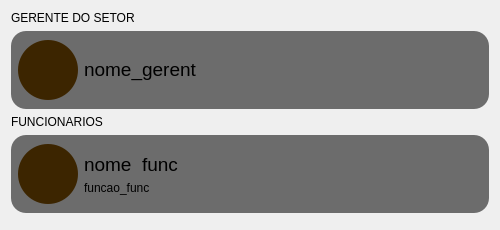
                          <widget class="QWidget" name="scrollAreaWidgetContents_3">
                           <property name="geometry">
                            <rect>
                             <x>0</x>
                             <y>0</y>
                             <width>496</width>
                             <height>230</height>
                            </rect>
                           </property>
                           <property name="maximumSize">
                            <size>
                             <width>515</width>
                             <height>16777215</height>
                            </size>
                           </property>
                           <layout class="QVBoxLayout" name="verticalLayout_54">
                            <item>
                             <widget class="QLabel" name="lbl_gerente">
                              <property name="cursor">
                               <cursorShape>ArrowCursor</cursorShape>
                              </property>
                              <property name="text">
                               <string>&lt;html&gt;&lt;head/&gt;&lt;body&gt;&lt;p&gt;GERENTE DO SETOR&lt;/p&gt;&lt;/body&gt;&lt;/html&gt;</string>
                              </property>
                             </widget>
                            </item>
                            <item>
                             <widget class="QWidget" name="template_gerente_setor" native="true">
                              <property name="sizePolicy">
                               <sizepolicy hsizetype="Fixed" vsizetype="Fixed">
                                <horstretch>0</horstretch>
                                <verstretch>0</verstretch>
                               </sizepolicy>
                              </property>
                              <property name="minimumSize">
                               <size>
                                <width>478</width>
                                <height>78</height>
                               </size>
                              </property>
                              <property name="cursor">
                               <cursorShape>PointingHandCursor</cursorShape>
                              </property>
                              <property name="styleSheet">
                               <string notr="true">#template_gerente_setor{
background-color: rgb(108, 108, 108);
border-radius: 15px;

}</string>
                              </property>
                              <layout class="QHBoxLayout" name="horizontalLayout_12">
                               <property name="leftMargin">
                                <number>7</number>
                               </property>
                               <item>
                                <widget class="QPushButton" name="foto_gerente_setor">
                                 <property name="sizePolicy">
                                  <sizepolicy hsizetype="Expanding" vsizetype="Expanding">
                                   <horstretch>0</horstretch>
                                   <verstretch>0</verstretch>
                                  </sizepolicy>
                                 </property>
                                 <property name="minimumSize">
                                  <size>
                                   <width>60</width>
                                   <height>60</height>
                                  </size>
                                 </property>
                                 <property name="maximumSize">
                                  <size>
                                   <width>60</width>
                                   <height>60</height>
                                  </size>
                                 </property>
                                 <property name="cursor">
                                  <cursorShape>PointingHandCursor</cursorShape>
                                 </property>
                                 <property name="layoutDirection">
                                  <enum>Qt::LeftToRight</enum>
                                 </property>
                                 <property name="styleSheet">
                                  <string notr="true">QPushButton{
text-aling:center;
	background-color: rgb(60, 37, 00) ;
border-radius: 30px;

}</string>
                                 </property>
                                 <property name="text">
                                  <string/>
                                 </property>
                                 <property name="iconSize">
                                  <size>
                                   <width>4000</width>
                                   <height>4000</height>
                                  </size>
                                 </property>
                                </widget>
                               </item>
                               <item>
                                <widget class="QWidget" name="info_gerente_setor" native="true">
                                 <property name="cursor">
                                  <cursorShape>PointingHandCursor</cursorShape>
                                 </property>
                                 <layout class="QVBoxLayout" name="verticalLayout_52">
                                  <property name="spacing">
                                   <number>8</number>
                                  </property>
                                  <property name="leftMargin">
                                   <number>0</number>
                                  </property>
                                  <item>
                                   <widget class="QLabel" name="nome_gerente_setorc">
                                    <property name="cursor">
                                     <cursorShape>PointingHandCursor</cursorShape>
                                    </property>
                                    <property name="text">
                                     <string>&lt;html&gt;&lt;head/&gt;&lt;body&gt;&lt;p&gt;&lt;span style=&quot; font-size:14pt;&quot;&gt;nome_gerent&lt;/span&gt;&lt;/p&gt;&lt;/body&gt;&lt;/html&gt;</string>
                                    </property>
                                   </widget>
                                  </item>
                                 </layout>
                                </widget>
                               </item>
                              </layout>
                             </widget>
                            </item>
                            <item>
                             <widget class="QLabel" name="lbl_outrosfuncs">
                              <property name="text">
                               <string>FUNCIONARIOS</string>
                              </property>
                             </widget>
                            </item>
                            <item>
                             <widget class="QWidget" name="template_funcs_setor" native="true">
                              <property name="sizePolicy">
                               <sizepolicy hsizetype="Fixed" vsizetype="Fixed">
                                <horstretch>0</horstretch>
                                <verstretch>0</verstretch>
                               </sizepolicy>
                              </property>
                              <property name="minimumSize">
                               <size>
                                <width>478</width>
                                <height>78</height>
                               </size>
                              </property>
                              <property name="cursor">
                               <cursorShape>PointingHandCursor</cursorShape>
                              </property>
                              <property name="styleSheet">
                               <string notr="true">#template_funcs_setor{
background-color: rgb(108, 108, 108);
border-radius: 15px;

}</string>
                              </property>
                              <layout class="QHBoxLayout" name="horizontalLayout_13">
                               <property name="leftMargin">
                                <number>7</number>
                               </property>
                               <item>
                                <widget class="QPushButton" name="foto_func_setor">
                                 <property name="sizePolicy">
                                  <sizepolicy hsizetype="Expanding" vsizetype="Expanding">
                                   <horstretch>0</horstretch>
                                   <verstretch>0</verstretch>
                                  </sizepolicy>
                                 </property>
                                 <property name="minimumSize">
                                  <size>
                                   <width>60</width>
                                   <height>60</height>
                                  </size>
                                 </property>
                                 <property name="maximumSize">
                                  <size>
                                   <width>60</width>
                                   <height>60</height>
                                  </size>
                                 </property>
                                 <property name="cursor">
                                  <cursorShape>PointingHandCursor</cursorShape>
                                 </property>
                                 <property name="layoutDirection">
                                  <enum>Qt::LeftToRight</enum>
                                 </property>
                                 <property name="styleSheet">
                                  <string notr="true">QPushButton{
text-aling:center;
	background-color: rgb(60, 37, 00) ;
border-radius: 30px;

}</string>
                                 </property>
                                 <property name="text">
                                  <string/>
                                 </property>
                                 <property name="iconSize">
                                  <size>
                                   <width>4000</width>
                                   <height>4000</height>
                                  </size>
                                 </property>
                                </widget>
                               </item>
                               <item>
                                <widget class="QWidget" name="info_func_setor" native="true">
                                 <property name="cursor">
                                  <cursorShape>PointingHandCursor</cursorShape>
                                 </property>
                                 <layout class="QVBoxLayout" name="verticalLayout_53">
                                  <property name="spacing">
                                   <number>8</number>
                                  </property>
                                  <property name="leftMargin">
                                   <number>0</number>
                                  </property>
                                  <item>
                                   <widget class="QLabel" name="nome_func_setor">
                                    <property name="cursor">
                                     <cursorShape>PointingHandCursor</cursorShape>
                                    </property>
                                    <property name="text">
                                     <string>&lt;html&gt;&lt;head/&gt;&lt;body&gt;&lt;p&gt;&lt;span style=&quot; font-size:14pt;&quot;&gt;nome_func&lt;/span&gt;&lt;/p&gt;&lt;/body&gt;&lt;/html&gt;</string>
                                    </property>
                                   </widget>
                                  </item>
                                  <item>
                                   <widget class="QLabel" name="funcao_func">
                                    <property name="text">
                                     <string>funcao_func</string>
                                    </property>
                                   </widget>
                                  </item>
                                 </layout>
                                </widget>
                               </item>
                              </layout>
                             </widget>
                            </item>
                            <item>
                             <spacer name="verticalSpacer_2">
                              <property name="orientation">
                               <enum>Qt::Vertical</enum>
                              </property>
                              <property name="sizeHint" stdset="0">
                               <size>
                                <width>20</width>
                                <height>40</height>
                               </size>
                              </property>
                             </spacer>
                            </item>
                           </layout>
                          </widget>
